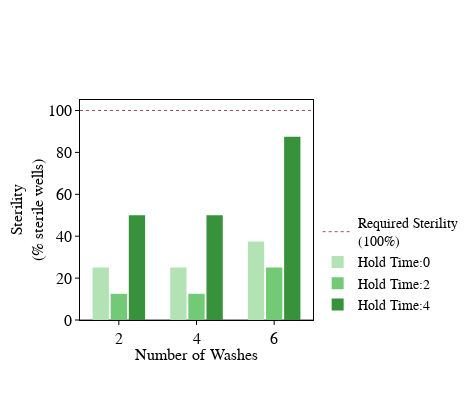
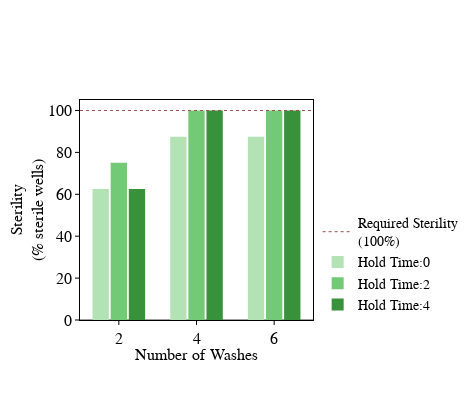
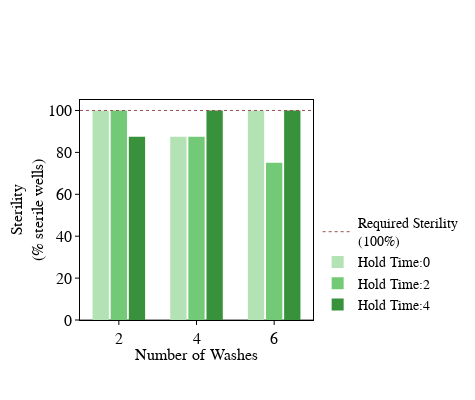
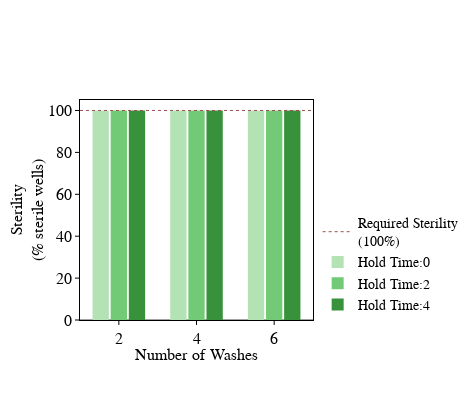

The notebook cell these images were saved under, in order:
### Code cell
colors = [['#ffb6ad', '#ff7362', '#c13223'],
          ['#ffdd91', '#f5be46', '#eda911'],
          ['#a8d5ff', '#2797ff', '#0062bd'],
          ['#b3e2b5', '#73ca76', '#37923b']]

colors = ['#b3e2b5', '#73ca76', '#37923b']

for j,air_gap in enumerate(stag_data['stag'].unique()):

    trace_list = []
    trace_list.append(go.Scatter(y=[100]*10, x=np.linspace(0,10,10),
                             name='Required Sterility<br>(100%)',
                             mode='lines', line=dict(dash='dot',color='#9b5151',width=1),
                             xaxis='x2',showlegend=True, visible=True))
    for i,hold_time in enumerate(list(stag_data['hold_time'].unique())):

        trace_list.append(go.Bar(x=stag_data[(stag_data['stag']==air_gap) & (stag_data['hold_time']==hold_time)].wash_number.to_list(),
                                 y=stag_data[(stag_data['stag']==air_gap) & (stag_data['hold_time']==hold_time)].sterility.to_list(),
                                 marker=dict(color=colors[i], line=dict(width=0, color='black')),
                                 name='Hold Time:'+str(hold_time), showlegend=True))

    layout = go.Layout(height=400, width=475, showlegend=True, bargroupgap=0.1, bargap=0.3,
                       legend_orientation='v',legend_y=-0, legend_font=dict(family='Arial', color='black', size=14),
                       xaxis2=dict(visible=False, anchor='y', overlaying='x', range=(0,4)),

                        xaxis=dict(title_text='Number of Washes', 
                                   title_font=dict(family='Arial',size=16,color='black'), title_standoff=0,
                                   showline=True, linewidth=1, linecolor='black', mirror=True, showgrid=False,
                                   ticks='outside', ticklen=4, tickfont=dict(size=16, family='Arial', color='black'),
                                   tickangle=-0, tickcolor='black'),

                       yaxis=dict(title='Sterility<br>(% sterile wells)',
                                  titlefont=dict(family='Arial', size=16, color='black'), title_standoff=0,
                                  showline=True, linewidth=1, linecolor='black', mirror=True, showgrid=False,
                                  ticks='outside', ticklen=4, tickfont=dict(family='Arial',size=16, color='black'),
                                  tickangle=0, nticks=10, tickcolor='black',range=(0,105)))

    fig = go.Figure(data=trace_list,layout=layout)
    plot(fig)
    #pio.write_image(fig,"Figures/fig1_d_"+str(air_gap)+".svg",format='svg')

### Figure 1 — Plotly figure (JSON) as saved in the notebook; plotly's stock layout.template omitted (floating-point values rounded to 4 significant figures)
{"data": [{"line": {"color": "#9b5151", "dash": "dot", "width": 1}, "mode": "lines", "name": "Required Sterility<br>(100%)", "showlegend": true, "type": "scatter", "visible": true, "x": [0, 1.111, 2.222, 3.333, 4.444, 5.556, 6.667, 7.778, 8.889, 10], "xaxis": "x2", "y": [100, 100, 100, 100, 100, 100, 100, 100, 100, 100]}, {"marker": {"color": "#b3e2b5", "line": {"color": "black", "width": 0}}, "name": "Hold Time:0", "showlegend": true, "type": "bar", "x": [2, 4, 6], "y": [25, 25, 37.5]}, {"marker": {"color": "#73ca76", "line": {"color": "black", "width": 0}}, "name": "Hold Time:2", "showlegend": true, "type": "bar", "x": [2, 4, 6], "y": [12.5, 12.5, 25]}, {"marker": {"color": "#37923b", "line": {"color": "black", "width": 0}}, "name": "Hold Time:4", "showlegend": true, "type": "bar", "x": [2, 4, 6], "y": [50, 50, 87.5]}], "layout": {"bargap": 0.3, "bargroupgap": 0.1, "height": 400, "legend": {"font": {"color": "black", "family": "Arial", "size": 14}, "orientation": "v", "y": 0}, "showlegend": true, "width": 475, "xaxis": {"linecolor": "black", "linewidth": 1, "mirror": true, "showgrid": false, "showline": true, "tickangle": 0, "tickcolor": "black", "tickfont": {"color": "black", "family": "Arial", "size": 16}, "ticklen": 4, "ticks": "outside", "title": {"font": {"color": "black", "family": "Arial", "size": 16}, "standoff": 0, "text": "Number of Washes"}}, "xaxis2": {"anchor": "y", "overlaying": "x", "range": [0, 4], "visible": false}, "yaxis": {"linecolor": "black", "linewidth": 1, "mirror": true, "nticks": 10, "range": [0, 105], "showgrid": false, "showline": true, "tickangle": 0, "tickcolor": "black", "tickfont": {"color": "black", "family": "Arial", "size": 16}, "ticklen": 4, "ticks": "outside", "title": {"font": {"color": "black", "family": "Arial", "size": 16}, "standoff": 0, "text": "Sterility<br>(% sterile wells)"}}}}

### Figure 2 — Plotly figure (JSON) as saved in the notebook; plotly's stock layout.template omitted (floating-point values rounded to 4 significant figures)
{"data": [{"line": {"color": "#9b5151", "dash": "dot", "width": 1}, "mode": "lines", "name": "Required Sterility<br>(100%)", "showlegend": true, "type": "scatter", "visible": true, "x": [0, 1.111, 2.222, 3.333, 4.444, 5.556, 6.667, 7.778, 8.889, 10], "xaxis": "x2", "y": [100, 100, 100, 100, 100, 100, 100, 100, 100, 100]}, {"marker": {"color": "#b3e2b5", "line": {"color": "black", "width": 0}}, "name": "Hold Time:0", "showlegend": true, "type": "bar", "x": [2, 4, 6], "y": [62.5, 87.5, 87.5]}, {"marker": {"color": "#73ca76", "line": {"color": "black", "width": 0}}, "name": "Hold Time:2", "showlegend": true, "type": "bar", "x": [2, 4, 6], "y": [75, 100, 100]}, {"marker": {"color": "#37923b", "line": {"color": "black", "width": 0}}, "name": "Hold Time:4", "showlegend": true, "type": "bar", "x": [2, 4, 6], "y": [62.5, 100, 100]}], "layout": {"bargap": 0.3, "bargroupgap": 0.1, "height": 400, "legend": {"font": {"color": "black", "family": "Arial", "size": 14}, "orientation": "v", "y": 0}, "showlegend": true, "width": 475, "xaxis": {"linecolor": "black", "linewidth": 1, "mirror": true, "showgrid": false, "showline": true, "tickangle": 0, "tickcolor": "black", "tickfont": {"color": "black", "family": "Arial", "size": 16}, "ticklen": 4, "ticks": "outside", "title": {"font": {"color": "black", "family": "Arial", "size": 16}, "standoff": 0, "text": "Number of Washes"}}, "xaxis2": {"anchor": "y", "overlaying": "x", "range": [0, 4], "visible": false}, "yaxis": {"linecolor": "black", "linewidth": 1, "mirror": true, "nticks": 10, "range": [0, 105], "showgrid": false, "showline": true, "tickangle": 0, "tickcolor": "black", "tickfont": {"color": "black", "family": "Arial", "size": 16}, "ticklen": 4, "ticks": "outside", "title": {"font": {"color": "black", "family": "Arial", "size": 16}, "standoff": 0, "text": "Sterility<br>(% sterile wells)"}}}}

### Figure 3 — Plotly figure (JSON) as saved in the notebook; plotly's stock layout.template omitted (floating-point values rounded to 4 significant figures)
{"data": [{"line": {"color": "#9b5151", "dash": "dot", "width": 1}, "mode": "lines", "name": "Required Sterility<br>(100%)", "showlegend": true, "type": "scatter", "visible": true, "x": [0, 1.111, 2.222, 3.333, 4.444, 5.556, 6.667, 7.778, 8.889, 10], "xaxis": "x2", "y": [100, 100, 100, 100, 100, 100, 100, 100, 100, 100]}, {"marker": {"color": "#b3e2b5", "line": {"color": "black", "width": 0}}, "name": "Hold Time:0", "showlegend": true, "type": "bar", "x": [2, 4, 6], "y": [100, 87.5, 100]}, {"marker": {"color": "#73ca76", "line": {"color": "black", "width": 0}}, "name": "Hold Time:2", "showlegend": true, "type": "bar", "x": [2, 4, 6], "y": [100, 87.5, 75]}, {"marker": {"color": "#37923b", "line": {"color": "black", "width": 0}}, "name": "Hold Time:4", "showlegend": true, "type": "bar", "x": [2, 4, 6], "y": [87.5, 100, 100]}], "layout": {"bargap": 0.3, "bargroupgap": 0.1, "height": 400, "legend": {"font": {"color": "black", "family": "Arial", "size": 14}, "orientation": "v", "y": 0}, "showlegend": true, "width": 475, "xaxis": {"linecolor": "black", "linewidth": 1, "mirror": true, "showgrid": false, "showline": true, "tickangle": 0, "tickcolor": "black", "tickfont": {"color": "black", "family": "Arial", "size": 16}, "ticklen": 4, "ticks": "outside", "title": {"font": {"color": "black", "family": "Arial", "size": 16}, "standoff": 0, "text": "Number of Washes"}}, "xaxis2": {"anchor": "y", "overlaying": "x", "range": [0, 4], "visible": false}, "yaxis": {"linecolor": "black", "linewidth": 1, "mirror": true, "nticks": 10, "range": [0, 105], "showgrid": false, "showline": true, "tickangle": 0, "tickcolor": "black", "tickfont": {"color": "black", "family": "Arial", "size": 16}, "ticklen": 4, "ticks": "outside", "title": {"font": {"color": "black", "family": "Arial", "size": 16}, "standoff": 0, "text": "Sterility<br>(% sterile wells)"}}}}

### Figure 4 — Plotly figure (JSON) as saved in the notebook; plotly's stock layout.template omitted (floating-point values rounded to 4 significant figures)
{"data": [{"line": {"color": "#9b5151", "dash": "dot", "width": 1}, "mode": "lines", "name": "Required Sterility<br>(100%)", "showlegend": true, "type": "scatter", "visible": true, "x": [0, 1.111, 2.222, 3.333, 4.444, 5.556, 6.667, 7.778, 8.889, 10], "xaxis": "x2", "y": [100, 100, 100, 100, 100, 100, 100, 100, 100, 100]}, {"marker": {"color": "#b3e2b5", "line": {"color": "black", "width": 0}}, "name": "Hold Time:0", "showlegend": true, "type": "bar", "x": [2, 4, 6], "y": [100, 100, 100]}, {"marker": {"color": "#73ca76", "line": {"color": "black", "width": 0}}, "name": "Hold Time:2", "showlegend": true, "type": "bar", "x": [2, 4, 6], "y": [100, 100, 100]}, {"marker": {"color": "#37923b", "line": {"color": "black", "width": 0}}, "name": "Hold Time:4", "showlegend": true, "type": "bar", "x": [2, 4, 6], "y": [100, 100, 100]}], "layout": {"bargap": 0.3, "bargroupgap": 0.1, "height": 400, "legend": {"font": {"color": "black", "family": "Arial", "size": 14}, "orientation": "v", "y": 0}, "showlegend": true, "width": 475, "xaxis": {"linecolor": "black", "linewidth": 1, "mirror": true, "showgrid": false, "showline": true, "tickangle": 0, "tickcolor": "black", "tickfont": {"color": "black", "family": "Arial", "size": 16}, "ticklen": 4, "ticks": "outside", "title": {"font": {"color": "black", "family": "Arial", "size": 16}, "standoff": 0, "text": "Number of Washes"}}, "xaxis2": {"anchor": "y", "overlaying": "x", "range": [0, 4], "visible": false}, "yaxis": {"linecolor": "black", "linewidth": 1, "mirror": true, "nticks": 10, "range": [0, 105], "showgrid": false, "showline": true, "tickangle": 0, "tickcolor": "black", "tickfont": {"color": "black", "family": "Arial", "size": 16}, "ticklen": 4, "ticks": "outside", "title": {"font": {"color": "black", "family": "Arial", "size": 16}, "standoff": 0, "text": "Sterility<br>(% sterile wells)"}}}}
